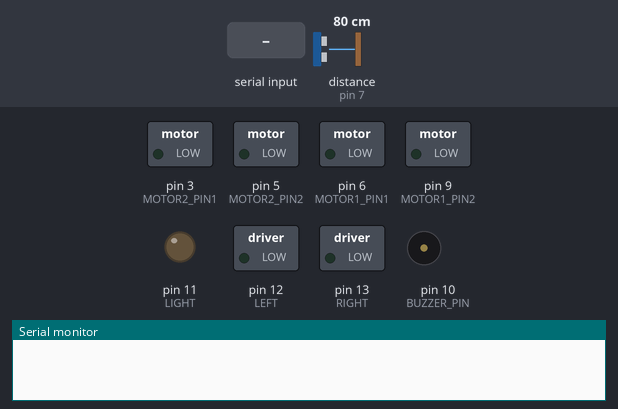
The sketch below on a simulated Arduino Uno, built with avr-gcc and run on an emulated ATmega328P. On the bench: switched loads named in the sketch (green lamp = pin HIGH), output pins drawn as LEDs (lit = HIGH), buzzer (waves = sounding, pin HIGH), the last lines printed to the serial monitor. The test bench sets the inputs (shaded band); at power-on: distance to the obstacle (sensor on pin 7) 80 cm. The echo pulse lasts 58.3 µs per cm; pins used as bus, display or sensor lines are not drawn.

Above: at 1.3 s.
1.4 s: "b" received over the second serial link
At 2.0 s:
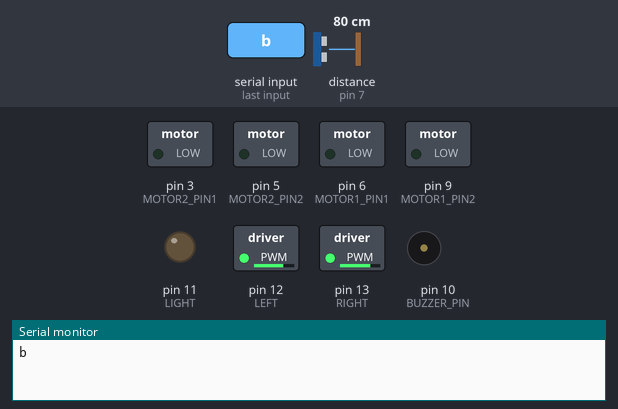
4.4 s: "u" received over the second serial link
At 4.66 s:
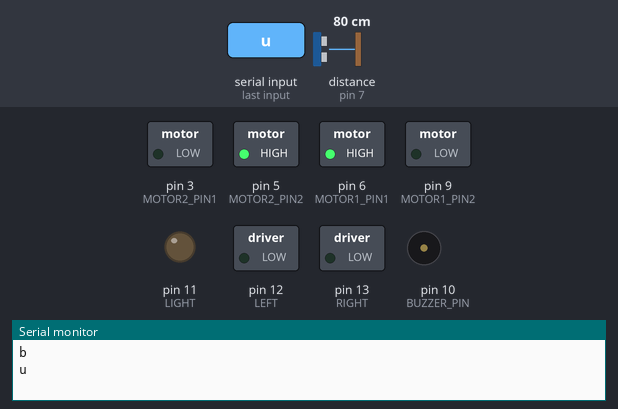
7.4 s: "d" received over the second serial link
At 7.68 s:
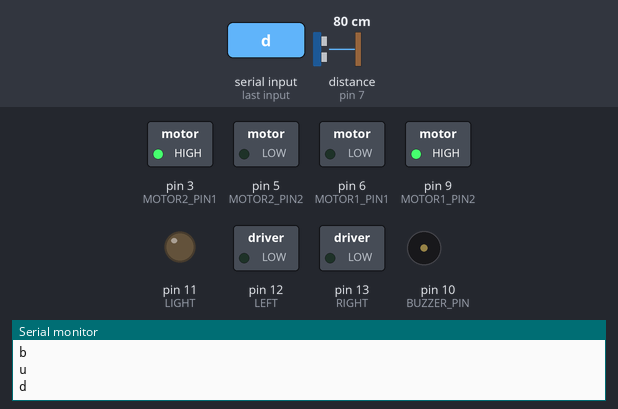
10.4 s: "l" received over the second serial link
At 10.69 s:
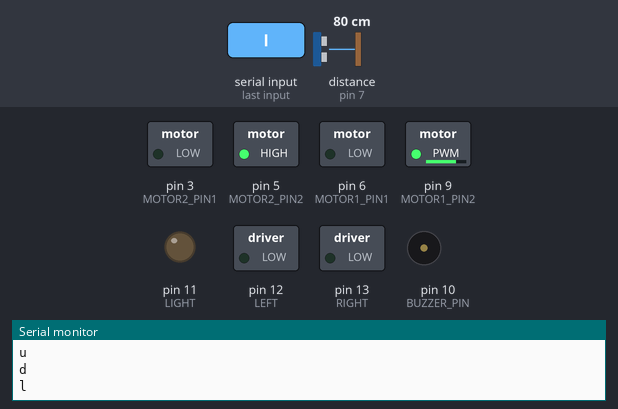
13.4 s: "r" received over the second serial link
At 13.71 s:
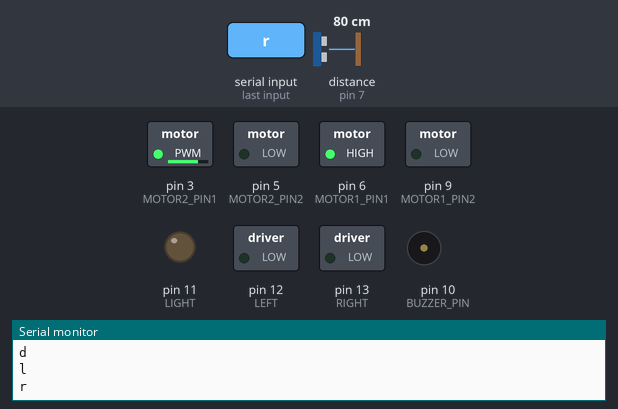
Timing chart, 0 to 17.4 s (numbered marks = the images above; inputs shaded):
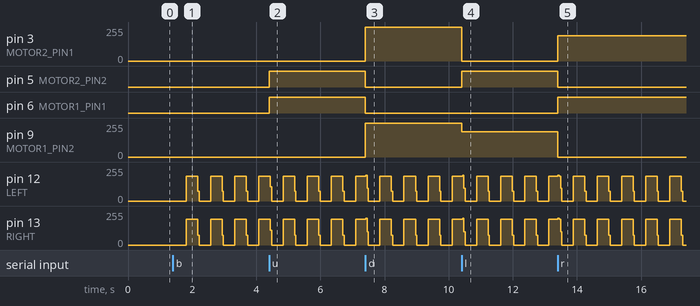

The sketch:

ArduinoCar.ino
```cpp
#include "SoftwareSerial.h"

const int trigPin = 8;
const int echoPin = 7;

int MOTOR2_PIN1 = 3;
int MOTOR2_PIN2 = 5;
int MOTOR1_PIN1 = 6;
int MOTOR1_PIN2 = 9;

int bluetoothTx = 4;
int bluetoothRx = 2;

int BUZZER_PIN = 10;

int RIGHT = 13;
int LEFT = 12;
int LIGHT = 11;

boolean enable_safety = true;
boolean honk_check = false;
boolean lights = false;
boolean stanga = false;
boolean dreapta = false;

long duration;
int distance;
int max_distance = 20;
int honk_time = 15000;
int honk_count = 0;
int honk_freq = 1500;
int stanga_count = 0;
int dreapta_count = 0;
int avarii_count = 0;
int semnalizare_timp = 10000;
int semnalizare_on = false;
int avarii_timp = 10000;
int avarii_on = false;

SoftwareSerial bluetooth(bluetoothTx, bluetoothRx);

void setup() {
  pinMode(LIGHT, OUTPUT);
  pinMode(LEFT, OUTPUT);
  pinMode(RIGHT, OUTPUT);
  pinMode(BUZZER_PIN, OUTPUT);

  pinMode(trigPin, OUTPUT);
  pinMode(echoPin, INPUT);

  pinMode(MOTOR1_PIN1, OUTPUT);
  pinMode(MOTOR1_PIN2, OUTPUT);
  pinMode(MOTOR2_PIN1, OUTPUT);
  pinMode(MOTOR2_PIN2, OUTPUT);

  Serial.begin(9600);

  bluetooth.begin(115200);
  bluetooth.print("$$$");
  delay(100);
  bluetooth.println("U,9600,N");
  bluetooth.begin(9600);
}

void loop() {
  claxon();
  faruri();
  semnalizare_stanga();
  semnalizare_dreapta();
  avarii();

  if (bluetooth.available()) {
    char cmd = (char)bluetooth.read();
    Serial.println(cmd);

    digitalWrite(trigPin, LOW);
    delayMicroseconds(2);
    digitalWrite(trigPin, HIGH);
    delayMicroseconds(10);
    digitalWrite(trigPin, LOW);
    duration = pulseIn(echoPin, HIGH);
    distance= duration*0.034/2;
    //Serial.println(distance);

    if (cmd == 'u') {
      if (enable_safety == true) {
        if (distance > max_distance) {
          deplasare(255,-255);
        } else {
          deplasare(0,0);
        }
      } else {
        deplasare(255,-255);
      }
    } else if (cmd == 'd') {
      deplasare(-255,255);
    } else if (cmd == 'l') {
      deplasare(-190,-255);
    } else if (cmd == 'r') {
      deplasare(255,190);
    } else if (cmd == 's') {
      deplasare(0,0);
    } else if (cmd == 'x') {
      if (enable_safety == true) {
        enable_safety = false;
      } else {
        enable_safety = true;
      }
    } else if (cmd == 'y') {
      honk_check = true;
      honk_count = 0;
    } else if (cmd == 'b') {
      if (stanga == true && dreapta == true) {
        stanga = false;
        dreapta = false;
      } else {
        stanga = true;
        dreapta = true;
      }
    } else if (cmd == 'c') {
      dreapta = false;

      if (stanga == true) {
        stanga = false;
      } else {
        stanga = true;
      }
    } else if (cmd == 'z') {
      stanga = false;

      if (dreapta == true) {
        dreapta = false;
      } else {
        dreapta = true;
      }
    } else if (cmd == 'a') {
      if (lights == true) {
        lights = false;
      } else {
        lights = true;
      }
    }

  }
}

void claxon() {
  if (honk_check == true && honk_count < honk_time) {
    honk_count++;
    tone(BUZZER_PIN, honk_freq);
  } else if (honk_check == true) {
    honk_check = false;
    honk_count = 0;
    noTone(BUZZER_PIN);
  }
}

void faruri() {
  if (lights == true) {
    digitalWrite(LIGHT, HIGH);
  } else {
    digitalWrite(LIGHT, LOW);
  }
}

void semnalizare_stanga() {
  if (stanga == true && dreapta == false) {
    stanga_count++;

    if (stanga_count > semnalizare_timp) {
      stanga_count = 0;

      if (semnalizare_on == true) {
        semnalizare_on = false;
      } else {
        semnalizare_on = true;
      }
    }

    if (semnalizare_on == true) {
      digitalWrite(LEFT, HIGH);
    } else {
      digitalWrite(LEFT, LOW);
    }
  } else {
    digitalWrite(LEFT, LOW);
  }
}

void semnalizare_dreapta() {
  if (dreapta == true && stanga == false) {
    dreapta_count++;

    if (dreapta_count > semnalizare_timp) {
      dreapta_count = 0;

      if (semnalizare_on == true) {
        semnalizare_on = false;
      } else {
        semnalizare_on = true;
      }
    }

    if (semnalizare_on == true) {
      digitalWrite(RIGHT, HIGH);
    } else {
      digitalWrite(RIGHT, LOW);
    }
  } else {
    digitalWrite(RIGHT, LOW);
  }
}

void avarii() {
  if (stanga == true && dreapta == true) {
    avarii_count++;

    if (avarii_count > semnalizare_timp) {
      avarii_count = 0;

      if (avarii_on == true) {
        avarii_on = false;
      } else {
        avarii_on = true;
      }
    }

    if (avarii_on == true) {
      digitalWrite(LEFT, HIGH);
      digitalWrite(RIGHT, HIGH);
    } else {
      digitalWrite(LEFT, LOW);
      digitalWrite(RIGHT, LOW);
    }
  } else {
    digitalWrite(LEFT, LOW);
    digitalWrite(RIGHT, LOW);
  }
}

void deplasare(int stanga, int dreapta) {
  if (stanga > 0) {
    analogWrite(MOTOR1_PIN1, stanga);
    analogWrite(MOTOR1_PIN2, 0);
  } else {
    analogWrite(MOTOR1_PIN1, 0);
    analogWrite(MOTOR1_PIN2, -stanga);
  }

  if (dreapta > 0) {
    analogWrite(MOTOR2_PIN1, dreapta);
    analogWrite(MOTOR2_PIN2, 0);
  } else {
    analogWrite(MOTOR2_PIN1, 0);
    analogWrite(MOTOR2_PIN2, -dreapta);
  }

  if ((stanga == 0) && (dreapta == 0)) {
    analogWrite(MOTOR1_PIN1, 0);
    analogWrite(MOTOR1_PIN2, 0);

    analogWrite(MOTOR2_PIN1, 0);
    analogWrite(MOTOR2_PIN2, 0);
  }
}
```

Measured:
- after the input at 1.4 s, pin 12 (LEFT): 0/255 → 186/255 after 0.42 s, then repeats every 0.75 s: 73/255 0.04 s, 0/255 0.35 s, 186/255 0.36 s; pin 13 (RIGHT): 0/255 → 193/255 after 0.42 s, then repeats every 0.75 s: 75/255 0.04 s, 0/255 0.35 s, 193/255 0.36 s
- after the input at 4.4 s, pin 5 (MOTOR2_PIN2), pin 6 (MOTOR1_PIN1): LOW → HIGH at once
- after the input at 7.4 s, pin 3 (MOTOR2_PIN1), pin 9 (MOTOR1_PIN2): 0/255 → 255/255 at once; pin 5 (MOTOR2_PIN2), pin 6 (MOTOR1_PIN1): HIGH → LOW at once
- after the input at 10.4 s, pin 3 (MOTOR2_PIN1): 255/255 → 0/255 at once; pin 5 (MOTOR2_PIN2): LOW → HIGH at once; pin 9 (MOTOR1_PIN2): 255/255 → 190/255 at once
- after the input at 13.4 s, pin 3 (MOTOR2_PIN1): 0/255 → 190/255 at once; pin 5 (MOTOR2_PIN2): HIGH → LOW at once; pin 6 (MOTOR1_PIN1): LOW → HIGH at once; pin 9 (MOTOR1_PIN2): 190/255 → 0/255 at once
